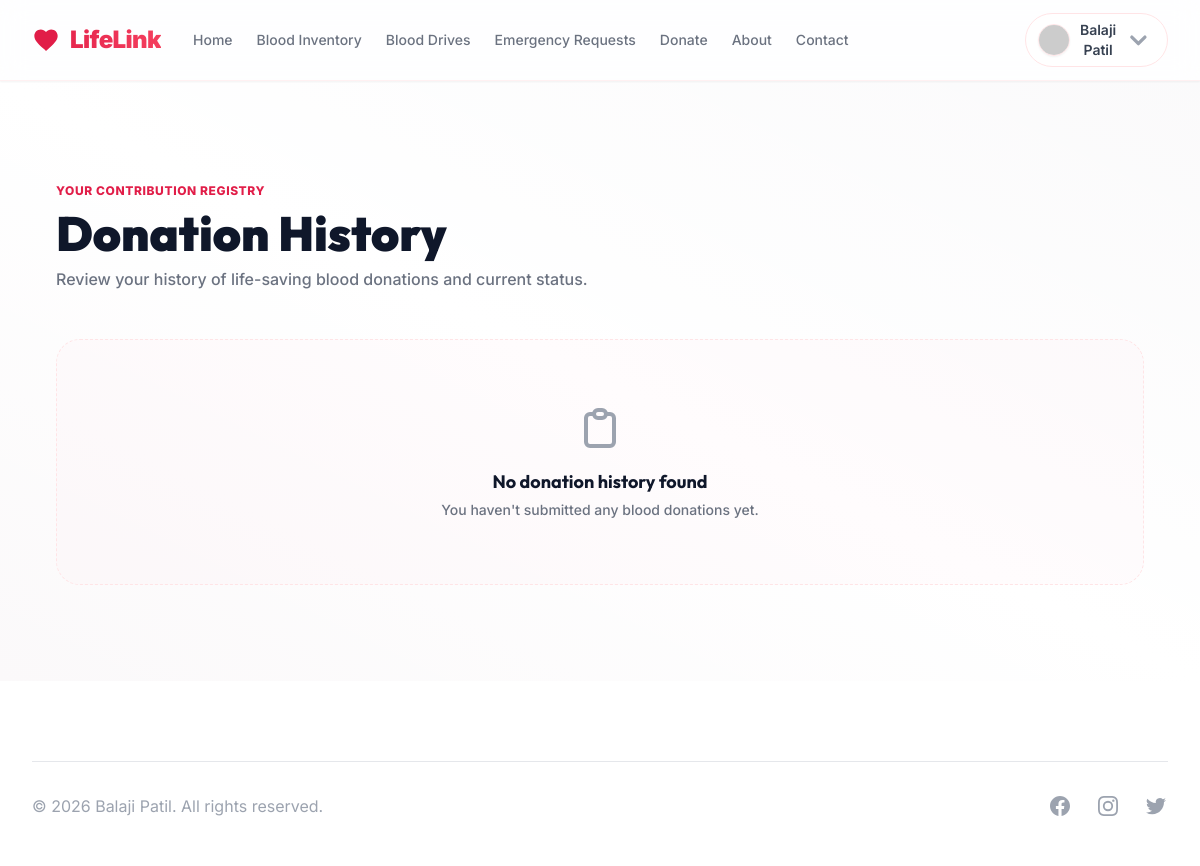
The page /donor/donation-history (signed in) on the database as committed earlier.
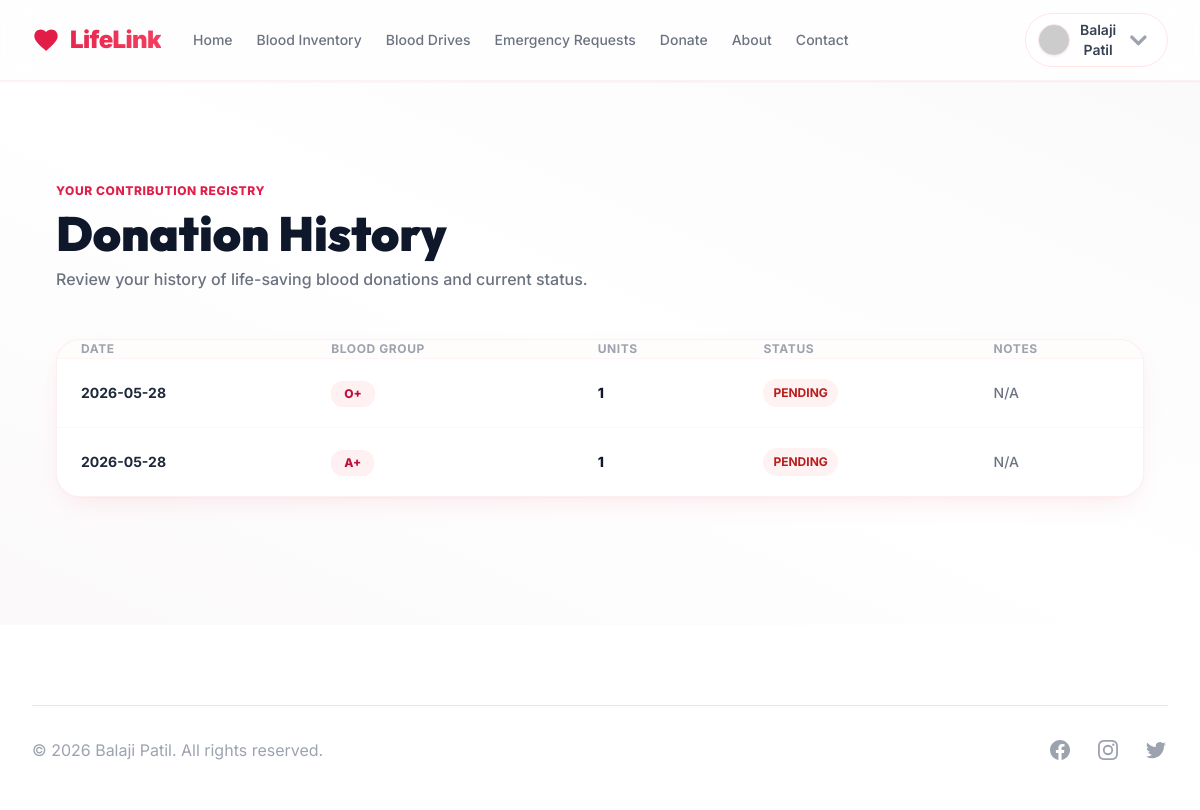
The same page on the database as committed later.
### app/models/user.py (models this page shows, shortened)
class User(UserMixin, db.Model):
    id = db.Column(db.Integer, primary_key=True)
    email = db.Column(db.String(120), unique=True, nullable=False)
    password_hash = db.Column(db.String(128))
    first_name = db.Column(db.String(64))
    last_name = db.Column(db.String(64))
    phone = db.Column(db.String(20))
    address = db.Column(db.String(200))
    user_type = db.Column(db.String(20))  # donor, hospital, blood_bank
    created_at = db.Column(db.DateTime, default=datetime.utcnow)
    is_active = db.Column(db.Boolean, default=True)
    updated_at = db.Column(db.DateTime, default=datetime.utcnow, onupdate=datetime.utcnow)
    __mapper_args__ = {
        'polymorphic_identity': 'user',
        'polymorphic_on': user_type
    }

### app/models/blood.py (models this page shows, shortened)
class Donation(db.Model):
    id = db.Column(db.Integer, primary_key=True)
    donor_id = db.Column(db.Integer, db.ForeignKey('donor.id', name='fk_donation_donor_id'), nullable=False)
    request_id = db.Column(db.Integer, db.ForeignKey('blood_request.id', name='fk_donation_request_id'))
    blood_type = db.Column(db.String(5), nullable=False)
    units = db.Column(db.Integer, default=1)
    status = db.Column(db.String(20), default='PENDING')  # PENDING, ACCEPTED, REJECTED, COMPLETED, CANCELLED
    donation_date = db.Column(db.DateTime)
    admin_notes = db.Column(db.Text, nullable=True)
    notes = db.Column(db.Text, nullable=True)
    created_at = db.Column(db.DateTime, default=datetime.utcnow)
    updated_at = db.Column(db.DateTime, default=datetime.utcnow, onupdate=datetime.utcnow)
    donor = db.relationship('Donor', backref=db.backref('donations', lazy=True))

### app/routes/donor.py (the view)
@bp.route('/donation-history')
@login_required
def donation_history():
    if not isinstance(current_user, Donor):
        flash('Access denied', 'error')
        return redirect(url_for('main.index'))
    page = request.args.get('page', 1, type=int)
    donations = Donation.query.filter_by(donor_id=current_user.id)\
        .order_by(Donation.donation_date.desc())\
        .paginate(page=page, per_page=10, error_out=False)
    return render_template('donor/donation_history.html', donations=donations)

### app/models/user.py (called while the page is built)
@login_manager.user_loader
def load_user(id):
    return User.query.get(int(id))

### app/templates/donor/donation_history.html (shortened to what this page needs)
{% extends "base.html" %}
{% block content %}
<div class="bg-gradient-to-tr from-rose-50/20 via-white to-rose-50/10 py-16 sm:py-24">
    <div class="max-w-6xl mx-auto px-4 sm:px-6 lg:px-8">
        <div class="mb-12 text-center sm:text-left">
            <span class="text-primary-600 font-extrabold tracking-wider uppercase text-xs">Your Contribution Registry</span>
            <h1 class="text-3xl sm:text-5xl font-black text-slate-900 mt-2">Donation History</h1>
            <p class="mt-2.5 text-base text-gray-500 font-medium">Review your history of life-saving blood donations and current status.</p>
        </div>
        {% if donations.items %}
        <div class="bg-white border border-rose-100/60 rounded-3xl shadow-premium overflow-hidden mb-8">
            <div class="overflow-x-auto">
                <table class="min-w-full divide-y divide-rose-100/30">
                    <thead class="bg-rose-50/25">
                        <tr>
                            <th scope="col" class="px-6 py-4.5 text-left text-xs font-bold text-gray-400 uppercase tracking-wider">Date</th>
                            <th scope="col" class="px-6 py-4.5 text-left text-xs font-bold text-gray-400 uppercase tracking-wider">Blood Group</th>
                            <th scope="col" class="px-6 py-4.5 class text-left text-xs font-bold text-gray-400 uppercase tracking-wider">Units</th>
                            <th scope="col" class="px-6 py-4.5 text-left text-xs font-bold text-gray-400 uppercase tracking-wider">Status</th>
                            <th scope="col" class="px-6 py-4.5 text-left text-xs font-bold text-gray-400 uppercase tracking-wider">Notes</th>
                        </tr>
                    </thead>
                    <tbody class="divide-y divide-rose-50/50 bg-white">
                        {% for donation in donations.items %}
                        <tr class="hover:bg-rose-50/10 transition duration-150">
                            <td class="px-6 py-5 whitespace-nowrap text-sm font-bold text-slate-800">
                                {{ donation.donation_date.strftime('%Y-%m-%d') }}
                            </td>
                            <td class="px-6 py-5 whitespace-nowrap">
                                <span class="inline-flex items-center px-3 py-1 rounded-xl text-xs font-extrabold bg-rose-50 text-primary-700 select-none border border-rose-100/30">
                                    {{ donation.blood_type }}
                                </span>
                            </td>
                            <td class="px-6 py-5 whitespace-nowrap text-sm font-extrabold text-slate-900">
                                {{ donation.units }}
                            </td>
                            <td class="px-6 py-5 whitespace-nowrap">
                                <span class="inline-flex items-center px-2.5 py-1 rounded-full text-xs font-bold leading-5 select-none
                                    {% if donation.status == 'accepted' or donation.status == 'completed' %}bg-green-50 text-green-700
                                    {% elif donation.status == 'pending' %}bg-yellow-50 text-yellow-700
                                    {% else %}bg-red-50 text-red-700{% endif %}">
                                    {{ donation.status|upper }}
                                </span>
                            </td>
                            <td class="px-6 py-5 text-sm text-gray-500 font-medium max-w-xs truncate">
                                {{ donation.notes if donation.notes else 'N/A' }}
                            </td>
                        </tr>
                        {% endfor %}
                    </tbody>
                </table>
            </div>
        </div>
        {% else %}
        <div class="text-center py-16 bg-rose-50/20 border border-dashed border-rose-100 rounded-3xl">
            <h3 class="mt-4 text-lg font-bold text-slate-900">No donation history found</h3>
            <p class="mt-1 text-sm text-gray-500 font-medium">You haven't submitted any blood donations yet.</p>
        </div>
        {% endif %}
    </div>
</div>
{% endblock %}

### app/templates/base.html (shortened to what this page needs)
<!DOCTYPE html>
<html lang="en" class="scroll-smooth">
<head>
    <script src="https://cdn.tailwindcss.com"></script>
</head>
<body class="min-h-screen bg-[#fafbfc] text-slate-800 flex flex-col">
    <nav class="sticky top-0 z-50 backdrop-blur-md bg-white/80 border-b border-rose-100/50 shadow-sm transition-all duration-300" x-data="{ open: false }">
        <div class="max-w-7xl mx-auto px-4 sm:px-6 lg:px-8">
            <div class="flex justify-between h-20">
                <div class="flex">
                    <div class="flex-shrink-0 flex items-center">
                        <a href="{{ url_for('main.index') }}" class="flex items-center gap-2.5 text-2xl font-black tracking-tight text-transparent bg-clip-text bg-gradient-to-r from-primary-600 to-rose-500 hover:opacity-90 transition duration-300">
                            <svg class="w-7 h-7 text-primary-600 animate-pulse fill-current" viewBox="0 0 24 24" xmlns="http://www.w3.org/2000/svg">
                                <path d="M12 21.35l-1.45-1.32C5.4 15.36 2 12.28 2 8.5 2 5.42 4.42 3 7.5 3c1.74 0 3.41.81 4.5 2.09C13.09 3.81 14.76 3 16.5 3 19.58 3 22 5.42 22 8.5c0 3.78-3.4 6.86-8.55 11.54L12 21.35z" />
                            </svg>
                            <span>LifeLink</span>
                        </a>
                    </div>
                    <div class="hidden sm:ml-8 sm:flex sm:space-x-6 items-center">
                        <a href="{{ url_for('main.index') }}" class="{% if request.endpoint == 'main.index' %}text-primary-600 font-bold{% else %}text-gray-500 hover:text-primary-600 font-medium{% endif %} text-sm transition-all duration-200">
                            Home
                        </a>
                        <a href="{{ url_for('main.blood_inventory') }}" class="{% if request.endpoint == 'main.blood_inventory' %}text-primary-600 font-bold{% else %}text-gray-500 hover:text-primary-600 font-medium{% endif %} text-sm transition-all duration-200">
                            Blood Inventory
                        </a>
                        <a href="{{ url_for('main.blood_drives') }}" class="{% if request.endpoint == 'main.blood_drives' %}text-primary-600 font-bold{% else %}text-gray-500 hover:text-primary-600 font-medium{% endif %} text-sm transition-all duration-200">
                            Blood Drives
                        </a>
                        {% if current_user.is_authenticated %}
                        <a href="{{ url_for('main.emergency_requests') }}" class="{% if request.endpoint == 'main.emergency_requests' %}text-primary-600 font-bold{% else %}text-gray-500 hover:text-primary-600 font-medium{% endif %} text-sm transition-all duration-200">
                            Emergency Requests
                        </a>
                        {% endif %}
                        {% if current_user.is_authenticated and current_user.user_type == 'donor' %}
                        <a href="{{ url_for('main.donate' ) }}" class="{% if request.endpoint == 'main.donate' %}text-primary-600 font-bold{% else %}text-gray-500 hover:text-primary-600 font-medium{% endif %} text-sm transition-all duration-200">
                            Donate
                        </a>
                        {% endif %}
                        {% if not current_user.is_authenticated or current_user.user_type != 'admin' %}
                        <a href="{{ url_for('main.about') }}" class="{% if request.endpoint == 'main.about' %}text-primary-600 font-bold{% else %}text-gray-500 hover:text-primary-600 font-medium{% endif %} text-sm transition-all duration-200">
                            About
                        </a>
                        <a href="{{ url_for('main.contact') }}" class="{% if request.endpoint == 'main.contact' %}text-primary-600 font-bold{% else %}text-gray-500 hover:text-primary-600 font-medium{% endif %} text-sm transition-all duration-200">
                            Contact
                        </a>
                        {% endif %}
                    </div>
                </div>
                <div class="hidden sm:ml-6 sm:flex sm:items-center">
                    {% if current_user.is_authenticated %}
                    <div x-data="{ open: false }" @click.away="open = false" class="relative">
                        <button @click="open = !open" type="button" class="max-w-xs bg-white flex items-center text-sm rounded-full py-1.5 px-3 border border-rose-100 hover:border-primary-200 hover:shadow-sm focus:outline-none transition duration-150" id="user-menu-button" aria-expanded="false" aria-haspopup="true">
                            <img class="h-8 w-8 rounded-full border border-primary-100 shadow-sm" src="https://ui-avatars.com/api/?name={{ current_user.first_name }}+{{ current_user.last_name }}&background=fda4af&color=9f1239" alt="Profile">
                            <span class="ml-2.5 text-gray-700 font-semibold">{{ current_user.first_name }} {{current_user.last_name}}</span>
                            <svg class="ml-1.5 h-4.5 w-4.5 text-gray-400" viewBox="0 0 20 20" fill="currentColor">
                                <path fill-rule="evenodd" d="M5.293 7.293a1 1 0 011.414 0L10 10.586l3.293-3.293a1 1 0 111.414 1.414l-4 4a1 1 0 01-1.414 0l-4-4a1 1 0 010-1.414z" clip-rule="evenodd" />
                            </svg>
                        </button>
                    </div>
                    {% endif %}
                </div>
            </div>
        </div>
    </nav>
    <main class="flex-grow">
        {% block content %}{% endblock %}
    </main>
    <footer class="bg-white">
        <div class="max-w-7xl mx-auto py-12 px-4 sm:px-6 lg:px-8">
            <div class="mt-8 border-t border-gray-200 pt-8 md:flex md:items-center md:justify-between">
                <div class="flex space-x-6 md:order-2">
                    <a href="#" class="text-gray-400 hover:text-gray-500">
                    </a>
                    <a href="#" class="text-gray-400 hover:text-gray-500">
                    </a>
                    <a href="#" class="text-gray-400 hover:text-gray-500">
                    </a>
                </div>
                <p class="mt-8 text-base text-gray-400 md:mt-0 md:order-1">
                    &copy; 2026 Balaji Patil. All rights reserved.
                </p>
            </div>
        </div>
    </footer>
</body>
</html>

### app/templates/base.html (style rules this page uses)
body { font-family: 'Inter', sans-serif; }
h1, h2, h3, h4, h5, h6 { font-family: 'Outfit', sans-serif; }

Rows that differ between the two databases and show on the page:
added Donation: donation_date "2026-05-28", blood_type "O+", units "1", status "PENDING", notes "N/A"
added Donation: donation_date "2026-05-28", blood_type "A+", units "1", status "PENDING", notes "N/A"
Other text that changed with them:
text no longer shown: "No donation history found You haven't submitted any blood donations yet."
text now shown: "DATE BLOOD GROUP UNITS STATUS NOTES"
